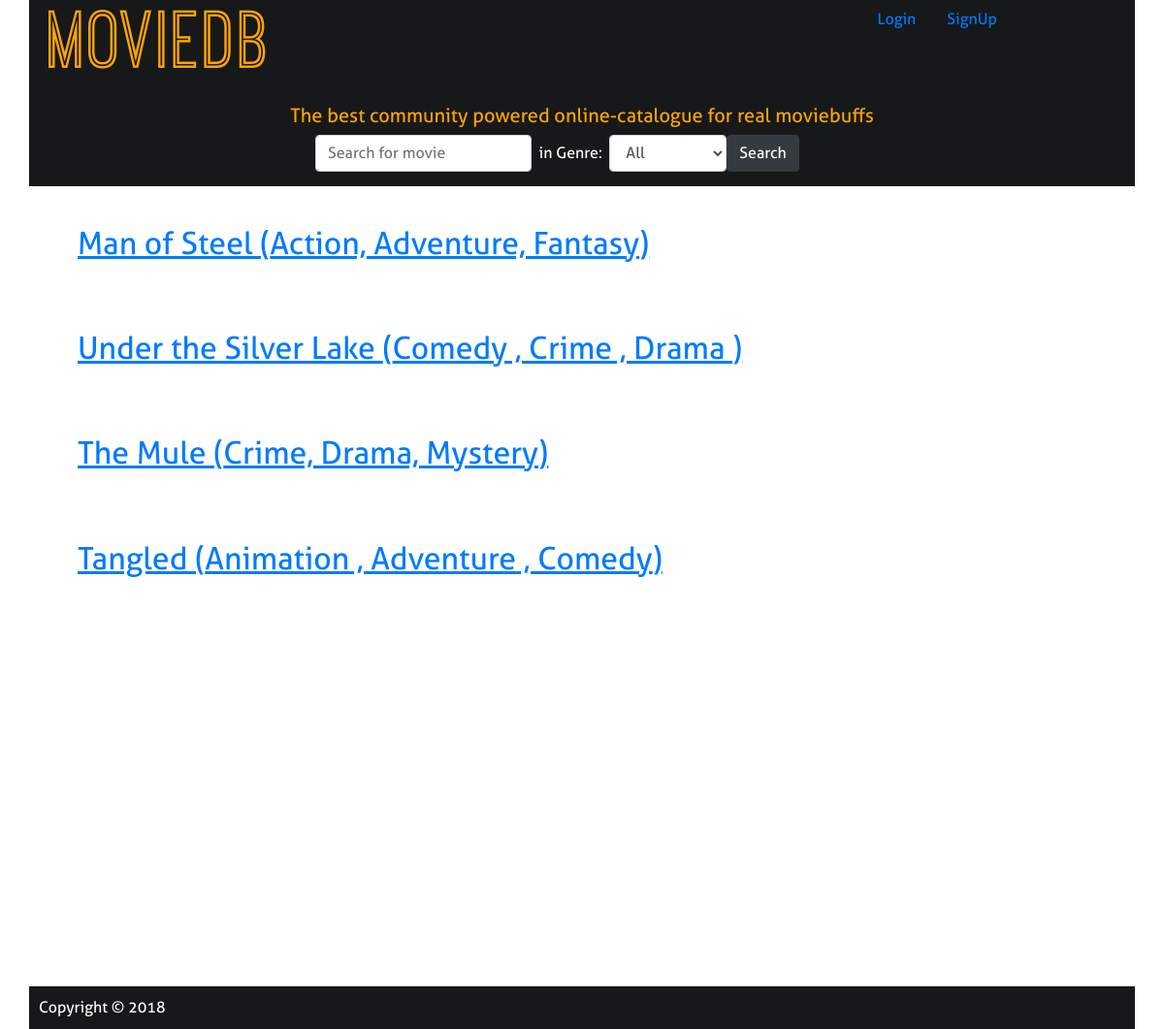
The page /search.php on the database as committed earlier.
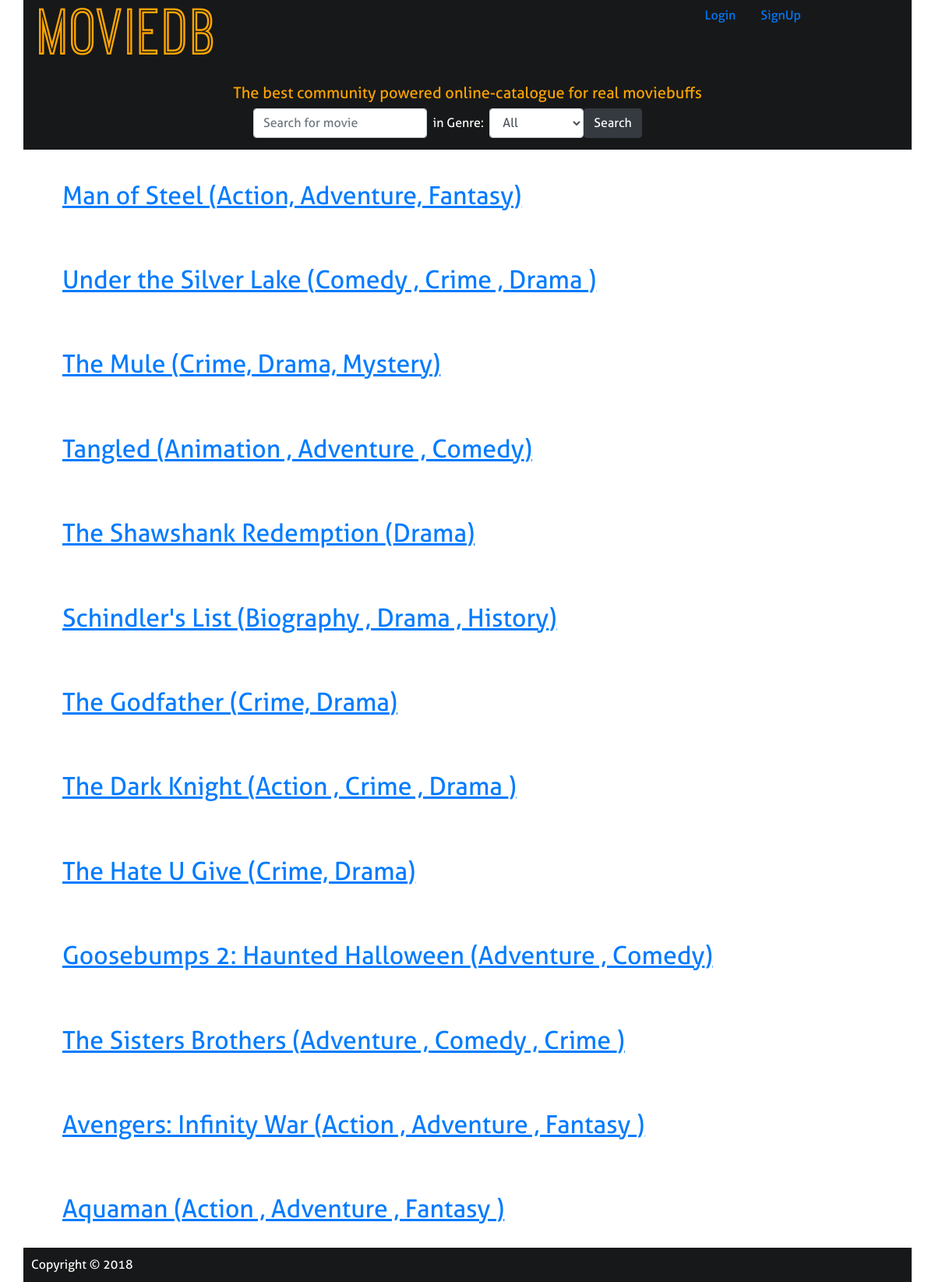
The same page on the database as committed later.
### tables this page shows
CREATE TABLE `movie` (
  `movie_id` varchar(45) NOT NULL,
  `title` varchar(50) NOT NULL,
  `genre` varchar(50) NOT NULL,
  `content_rating` varchar(5) NOT NULL,
  `runtime` varchar(10) NOT NULL,
  `release_date` date NOT NULL,
  `avg_rating` decimal(2,1) NOT NULL,
  PRIMARY KEY (`movie_id`)
);

### search.php (the view, shortened to what this page needs)
<?php
   $title = $_GET['title'];
   $title = preg_replace("/[^a-zA-Z0-9 ]+/", "", $title);
   $genre = $_GET['genre'];
?>
<html>
<head>
  <link rel="stylesheet" href="./assets/css/bootstrap.min.css" />
  <link rel="stylesheet" href="./assets/css/header.css" />
  <link rel="stylesheet" href="./assets/css/main.css" />
  <link rel="stylesheet" href="./assets/css/movie.css" />
  <link rel="stylesheet" href="./assets/css/footer.css" />
</head>
<body>
  <div class="container main-container">
    <?php include 'header.php';?>
    <main>
      <div class="container content">
        <?php
        $query = "select movie_id, title, genre from movie ";
        if($title != '')
          $query = $query."where LOWER(title) like LOWER('%".$title."%') ";
        else
          {
            $query = $query."where 1=1 ";
          }
        if($genre != "All")
          $query = $query."and LOWER(genre) like LOWER('%".$genre."%') ";
         $result = mysqli_query($con, $query);
         if($result == false)
          echo '<h1>No results found :-(</h1>';
        else {
         while($row = mysqli_fetch_assoc($result)){
           echo "<a href='movie.php?id=".$row['movie_id']."'><h2>".$row['title']." (".$row['genre'].")</h2></a>";
         }
       }
        ?>
      </div>
    </main>
    <?php include 'footer.php';?>
  </div>
</body>
</html>

### header.php (shortened to what this page needs)
<header>
  <div class="jumbotron jumbotron-fluid ">
    <div class="container">
      <a class="home-link" href="/moviedb"><h1 class="display-4 logo">MovieDB</h1></a>
      <p class="lead text-center">The best community powered online-catalogue for real moviebuffs</p>
      <ul class="nav justify-content-end header-links">
        <?php if(!isset($_SESSION['user_id']))
        {
          ?>
          <li class="nav-item">
            <a class="nav-link active" href="signin.php">Login</a>
          </li>
          <li class="nav-item">
            <a class="nav-link" href="signup.php">SignUp</a>
          </li>
          <?php
        }
        ?>
      </ul>
    </div>
    <div class="container">
      <form class="form-inline" method="get" action="search.php">
          <input type="text"  class="form-control" placeholder="Search for movie " name="title">
          <label>&nbsp &nbsp in Genre: &nbsp &nbsp</label>
          <select class="form-control" name="genre">
            <option selected>All</option>
          </select>
          <input type="submit" class="btn btn-dark" value="Search"/>
      </form>
    </div>
  </div>
  <div class="jumbotron jumbotron-fluid">
  </div>
</header>

### footer.php (shortened to what this page needs)
<div class = "jumbotron jumbotron-fluid">
  Copyright &copy 2018
</div>

### assets/css/header.css (style rules this page uses)
.display-4 { color: orange; font-size: 5.5rem; font-family: ostrich; letter-spacing: 0.2rem; margin-top: -10px; margin-bottom: 8px; }
header .jumbotron { background-color: #171819; color: orange; color: white; padding: 0px 5px 5px 5px; margin: 0; }
header ul { position: absolute; top: 0px; right: 13%; }
header .lead { padding:0; margin: 0; color: orange; }
form { margin: 0 auto; max-width: 50%; text-align: center; padding-bottom: 5px; margin-top: 5px; }
.home-link { color: white; }

### assets/css/main.css (style rules this page uses)
html, body { height: 100%; background-image: url("../images/tile.jpg"); background-attachment: fixed; background-repeat: repeat-y; background-size: cover; font-family: Aller; }
.main-container { padding: 0; background-color: rgba(255,255,255,0.9); bac }
main { min-height:100vh; }
h2 { padding-top: 40px; margin-bottom: 30px; text-decoration: underline; }

### assets/css/movie.css (style rules this page uses)
.content { padding-left: 50px; }

### assets/css/footer.css (style rules this page uses)
.jumbotron-fluid { background-color: #171819; color: white; padding: 10px 0 10px 10px; margin-top: 25px; margin-bottom: 0px; }

Rows that differ between the two databases and show on the page:
added movie: title "The Shawshank Redemption", genre "Drama"
added movie: title "Schindler's List", genre "Biography , Drama , History"
added movie: title "The Godfather", genre "Crime, Drama"
added movie: title "The Dark Knight", genre "Action , Crime , Drama"
added movie: title "The Hate U Give", genre "Crime, Drama"
added movie: title "Goosebumps 2: Haunted Halloween", genre "Adventure , Comedy"
added movie: title "The Sisters Brothers", genre "Adventure , Comedy , Crime"
added movie: title "Avengers: Infinity War", genre "Action , Adventure , Fantasy"
added movie: title "Aquaman", genre "Action , Adventure , Fantasy"
